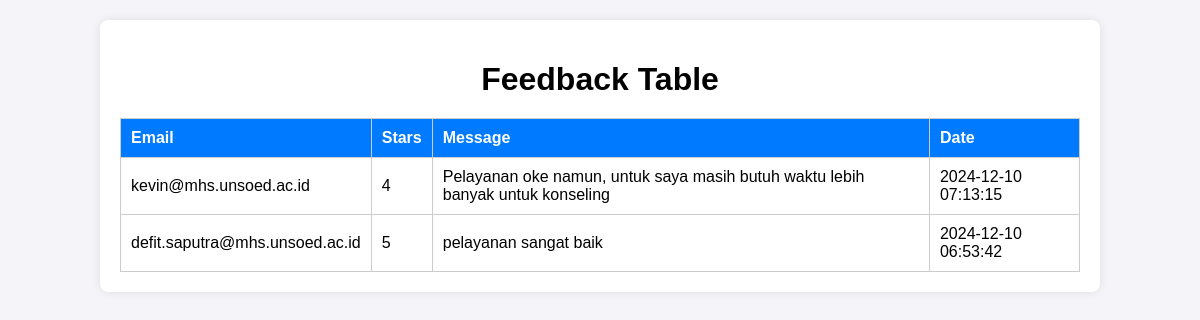
Page /sikmatu_feedback/admin.php on the committed database.
### tables this page shows
CREATE TABLE `feedback` (
  `id` int(11) NOT NULL,
  `email` varchar(255) NOT NULL,
  `stars` int(11) NOT NULL,
  `message` text NOT NULL,
  `created_at` timestamp NOT NULL DEFAULT current_timestamp()
);

### sikmatu_feedback/admin.php (the view, shortened to what this page needs)
<?php
include 'connection.php';
$result = $conn->query("SELECT * FROM feedback ORDER BY created_at DESC");
?>
<!DOCTYPE html>
<html lang="en">
<head>
    <link rel="stylesheet" href="style.css">
</head>
<body>
    <div class="container">
        <h1>Feedback Table</h1>
        <table>
            <thead>
                <tr>
                    <th>Email</th>
                    <th>Stars</th>
                    <th>Message</th>
                    <th>Date</th>
                </tr>
            </thead>
            <tbody>
                <?php while ($row = $result->fetch_assoc()): ?>
                <tr>
                    <td><?php echo htmlspecialchars($row['email']); ?></td>
                    <td><?php echo htmlspecialchars($row['stars']); ?></td>
                    <td><?php echo htmlspecialchars($row['message']); ?></td>
                    <td><?php echo htmlspecialchars($row['created_at']); ?></td>
                </tr>
                <?php endwhile; ?>
            </tbody>
        </table>
    </div>
</body>
</html>

### sikmatu_feedback/style.css (style rules this page uses)
body { font-family: Arial, sans-serif; margin: 0; padding: 0; background-color: #f4f4f9; }
.container { width: 80%; margin: 20px auto; background: #fff; padding: 20px; border-radius: 8px; box-shadow: 0 0 10px rgba(0, 0, 0, 0.1); }
h1 { text-align: center; margin-bottom: 20px; }
table { width: 100%; border-collapse: collapse; margin-top: 20px; }
table th, table td { border: 1px solid #ccc; padding: 10px; text-align: left; }
table th { background-color: #007BFF; color: white; }

### rows in the picture
feedback: email "kevin@mhs.unsoed.ac.id", stars "4", message "Pelayanan oke namun, untuk saya masih butuh waktu lebih banyak untuk konseling", created_at "2024-12-10 07:13:15"
feedback: email "defit.saputra@mhs.unsoed.ac.id", stars "5", message "pelayanan sangat baik", created_at "2024-12-10 06:53:42"
